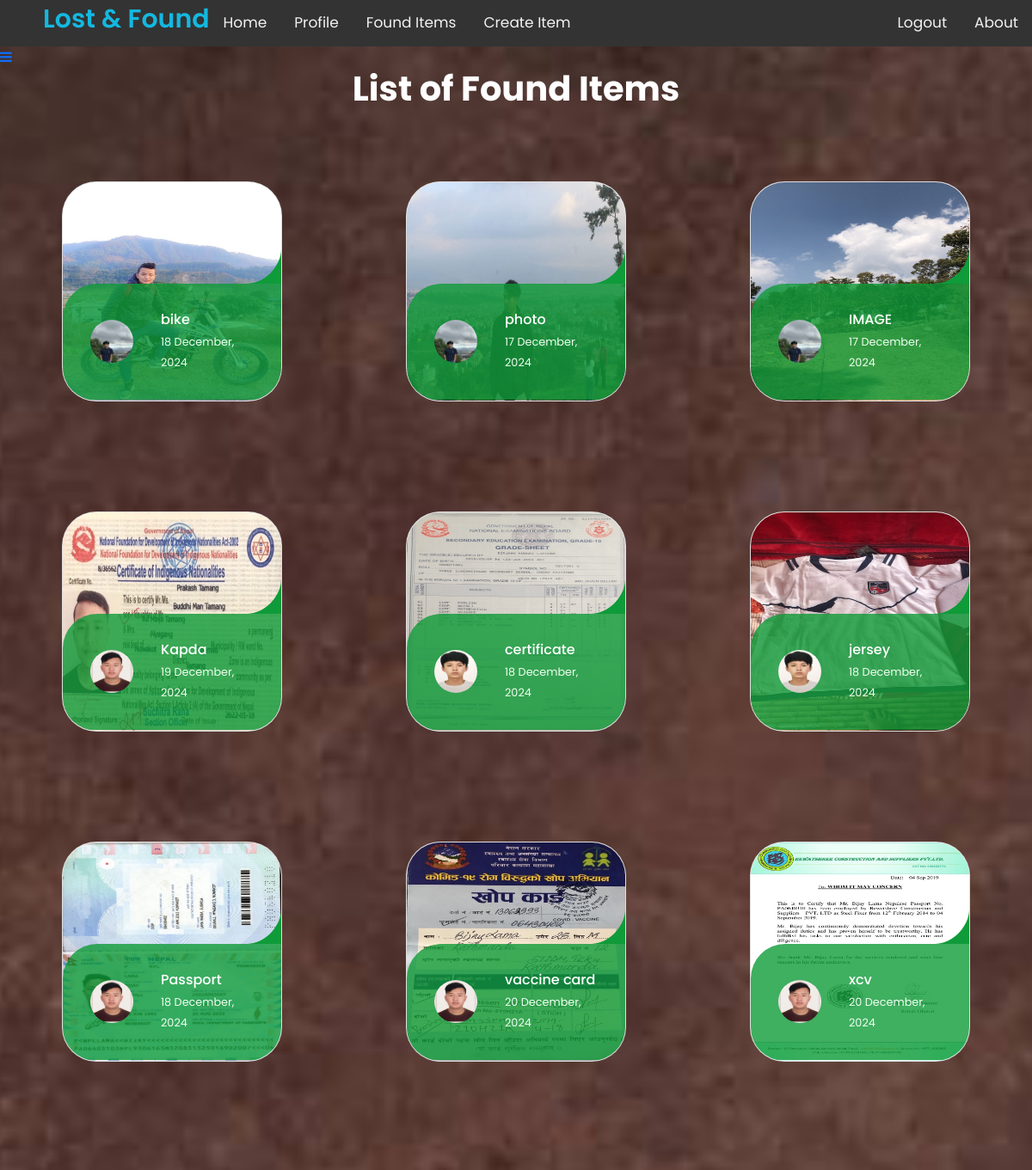
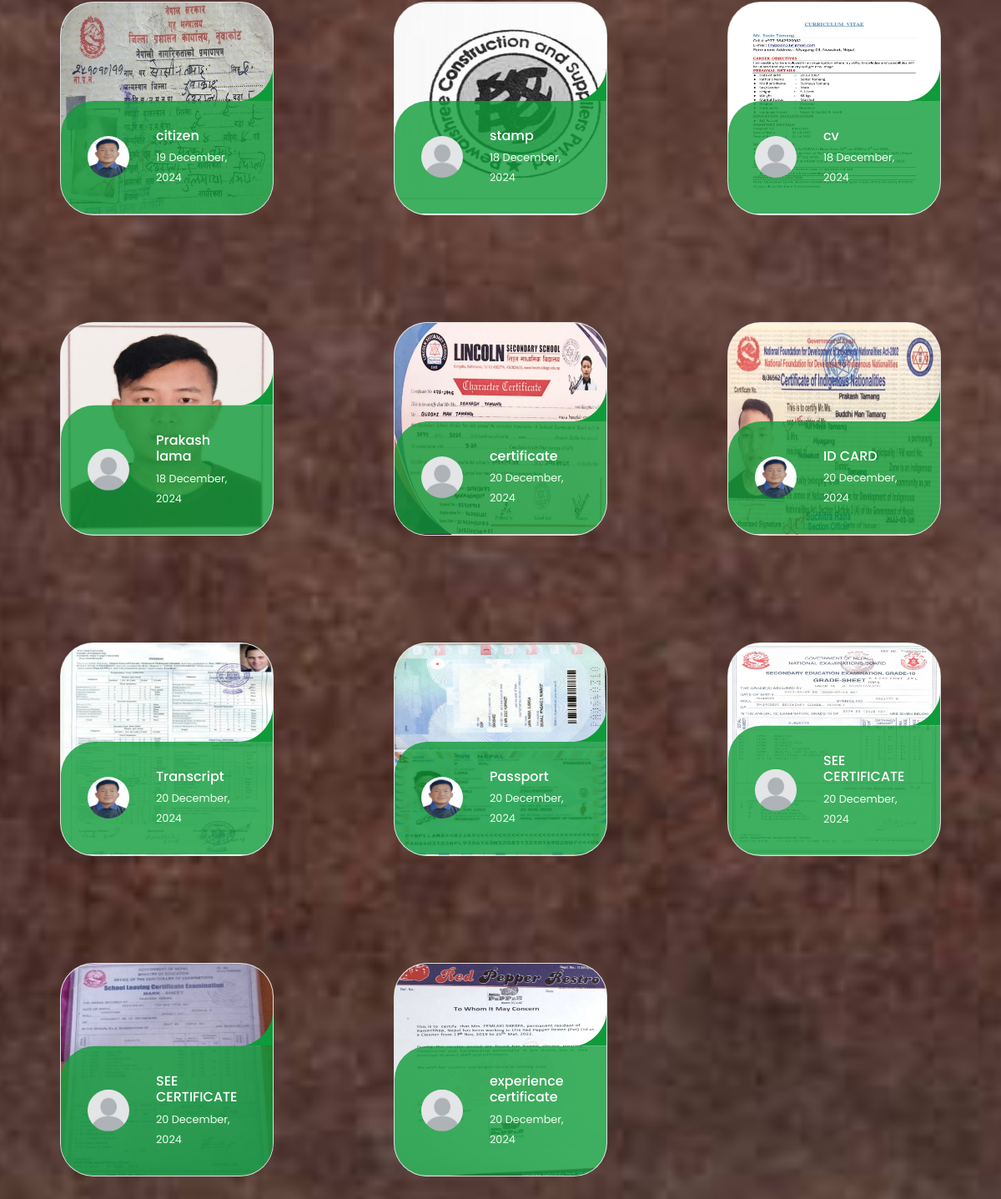
The app's page /found/ (signed in) with its own data (2 pictures, top to bottom).
### findme/models.py (models this page shows, shortened)
class ItemLost(models.Model):
    ItemID = models.AutoField(primary_key=True)
    name = models.ForeignKey(User, on_delete=models.CASCADE, null=True)
    title = models.CharField(max_length=30)
    description = models.CharField(max_length=200)
    found = models.BooleanField(default=False)
    location = models.TextField(max_length=100)
    lost_date = models.DateTimeField(auto_now=True)
    image = models.ImageField(upload_to='findme/images', default="")
    found_location = models.CharField(max_length=100, null=True, blank=True)
    item_found_by = models.ForeignKey(User, on_delete=models.CASCADE, null=True, blank=True,
                                      related_name="item_found_user")

### register/models.py (models this page shows, shortened)
class Profile(models.Model):
    user = models.OneToOneField(User, on_delete=models.CASCADE)
    image = models.ImageField(default='default.jpg', upload_to='register/images')

### findme/views.py (the view)
# urls.py: path('found/', views.itemfound, name='findme-found'),
@login_required
def itemfound(request):
    context = {
        'items': ItemLost.objects.filter(found=True)
    }
    return render(request, 'findme/found.html', context)

### findme/templates/findme/found.html (shortened to what this page needs)
{% extends "findme/base.html" %}
{% block content %}
<div class="container-fluid">
    <h1 class="text-center" style="color:white; margin-bottom: 20px; font-weight: bold;">List of Found Items</h1>
    <div class="row">
        <div class="col-md-12">
            <div class="row">
                {% if items|length > 0 %}
                {% for item in items %}
                <div class="col-md-4">
                    <ul class="cards">
                        <li>
                            <a href="{% url 'detail' item.ItemID %}" class="card">
                                <img src="{{ item.image.url}}" alt="" class="class__image picture">
                                <div class="card__overlay">
                                    <div style="background-color: rgb(15, 155, 57,0.8)" class="card__header">
                                        <svg class="card__arc__found" xmlns="http://www.w3.org/2000/svg">
                                            <path/>
                                        </svg>
                                        <img src="{{ item.name.profile.image.url }}" class="card__thumb">
                                        <div class="card__header-text">
                                            <h3 style="color:white" class="card__title">{{item.title}}</h3>
                                            <span style="color:honeydew" class="card__status">{{ item.lost_date|date:"d F, Y"}}</span>
                                        </div>
                                    </div>
                                </div>
                            </a>
                        </li>
                    </ul>
                </div>
                {% endfor %}
                {% else %}
                    <h1 style="color:white">No items are found!</h1>
                {% endif %}
            </div>
        </div>
    </div>
</div>
{% endblock %}

### findme/templates/findme/base.html (shortened to what this page needs)
{% load static %}
<!DOCTYPE html>
<html lang="en">
<head>
    <link href="https://cdn.jsdelivr.net/npm/bootstrap@5.0.0-beta2/dist/css/bootstrap.min.css" rel="stylesheet"
>
    <link rel="stylesheet" type="text/css" href="{% static 'findme/main.css' %}">
    <link rel="stylesheet" href="https://cdnjs.cloudflare.com/ajax/libs/font-awesome/4.7.0/css/font-awesome.min.css">
</head>
<body id="bg" style="background-image: url('{% static 'findme/images/kala.jpg' %}');">
    <body>
    <div class="topnav" id="myTopnav">
        <label href="kala.jpg" class="logo">Lost & Found</label>
        <a href="{% url 'findme-about' %}" class="nav-content">About</a>
        {% if user.is_authenticated %}
            <a style="float:left" href="{% url 'findme-home' %}" class="nav-content">Home</a>
            <a style="float:left" href="{% url 'profile' %}" class="nav-content">Profile</a>
            <a style="float:left" href="{% url 'findme-found' %}" class="nav-content">Found Items</a>
            <a style="float:left" href="{% url 'create' %}" class="nav-content">Create Item</a>
            <a style="float:right" href="{% url 'login' %}" class="nav-content">Logout</a>
        {% else %}
            <a class="nav-item nav-link" href="{% url 'login' %}">Login</a>
            <a class="nav-item nav-link" href="{% url 'register' %}">Register</a>
        {% endif %}
    </div>
    </body>
    <a href="javascript:void(0);" class="icon" onclick="myFunction()">
        <i class="fa fa-bars"></i>
    </a>
<div id="content">
    {% block content %}
    {% endblock %}
</div>
</body>
</html>

### findme/static/findme/main.css (style rules this page uses)
* { margin:0; padding: 0; box-sizing: border-box; font-family: 'Poppins', sans-serif;; }
#bg { background-repeat: no-repeat; background-size: cover; background-position: center center; background-attachment: fixed; }
body { background-repeat: no-repeat; background-position: center; background-size: cover; min-height: 100vh; position: relative; }
.logo { color:#0ea146; font-size: 35px; font-weight: 600; }
.topnav a { float: left; display: block; color: #f2f2f2; text-align: center; padding: 14px 16px; text-decoration: none; font-size: 17px; }

### findme/templates/findme/base.html (style rules this page uses)
.topnav { background-color: #333; overflow: hidden; }
.topnav a { float: right; display: block; color: #f2f2f2; text-align: center; padding: 14px 16px; text-decoration: none; font-size: 17px; }
label.logo { font-size: 30px; padding-left: 50px; float: left; color:rgb(20, 184, 224); }

### findme/templates/findme/found.html (style rules this page uses)
:root { --surface-color: #0b0c10; --curve: 40; --black-color: #45a29e; --text-color: rgb(188, 212, 209); }
* { box-sizing: border-box; }
.cards { display: grid; gap: 2rem; margin: 4rem 5vw; padding: 0; list-style: none; }
.card { position: relative; display: block; height: 100%; border-radius: calc(var(--curve)*1px); -webkit-border-radius: calc(var(--curve)*1px); -moz-border-radius: calc(var(--curve)*1px); -o-border-radius: calc(var(--curve)*1px); overflow: hidden; text-decoration: none; }
.picture { width: 100%; height: auto; }
.card__overlay { position: absolute; bottom: 0; left: 0; right: 0; z-index: 1; height: 100%; border-radius: calc(var(--curve)*1px); background: var(--surface-color); transform: translateY(100%); -webkit-transform: translateY(100%); -moz-transform: translateY(100%); -ms-transform: translateY(100%); -o-transform: translateY(100%); transition: 0.2s ease-in-out; -webkit-transition: 0.2s ease-in-out; -moz-transition: 0.2s ease-in-out; -o-transition: 0.2s ease-in-out; -ms-transition: 0.2s ease-in-out; }
.card__header { position: relative; display: flex; align-items: center; gap: 2rem; border-radius: calc(var(--curve)*1px) 0 0 0; background-color: var(--surface-color); padding: 2em; transform: translateY(-100%); -webkit-transform: translateY(-100%); -moz-transform: translateY(-100%); -ms-transform: translateY(-100%); -o-transform: translateY(-100%); transition: 0.2s ease-in-out; }
.card__arc,.card__arc__found { width: 5em; height: 5em; position: absolute; bottom: 100%; right: 0; z-index: 1; }
.card__thumb { flex-shrink: 0; width: 3.125em; height: 3.125em; border-radius: 50%; -webkit-border-radius: 50%; -moz-border-radius: 50%; -ms-border-radius: 50%; -o-border-radius: 50%; }
.card__title { font-size: 1em; margin: 0 0 0.3em; color: var(--black-color); }
.card__status { font-size: 0.8em; color: var(--text-color); }

### records on screen
ItemLost: image (picture), name.profile.image (picture), title "bike", lost_date "18 December, 2024"
ItemLost: image (picture), name.profile.image (picture), title "photo", lost_date "17 December, 2024"
ItemLost: image (picture), name.profile.image (picture), title "IMAGE", lost_date "17 December, 2024"
ItemLost: image (picture), name.profile.image (picture), title "Kapda", lost_date "19 December, 2024"
ItemLost: image (picture), name.profile.image (picture), title "certificate", lost_date "18 December, 2024"
ItemLost: image (picture), name.profile.image (picture), title "jersey", lost_date "18 December, 2024"
ItemLost: image (picture), name.profile.image (picture), title "Passport", lost_date "18 December, 2024"
ItemLost: image (picture), name.profile.image (picture), title "vaccine card", lost_date "20 December, 2024"
ItemLost: image (picture), name.profile.image (picture), title "xcv", lost_date "20 December, 2024"
ItemLost: image (picture), name.profile.image (picture), title "citizen", lost_date "19 December, 2024"
ItemLost: image (picture), name.profile.image (placeholder picture), title "stamp", lost_date "18 December, 2024"
ItemLost: image (picture), name.profile.image (placeholder picture), title "cv", lost_date "18 December, 2024"
ItemLost: image (picture), name.profile.image (placeholder picture), title "Prakash lama", lost_date "18 December, 2024"
ItemLost: image (picture), name.profile.image (placeholder picture), title "certificate", lost_date "20 December, 2024"
ItemLost: image (picture), name.profile.image (picture), title "ID CARD", lost_date "20 December, 2024"
ItemLost: image (picture), name.profile.image (picture), title "Transcript", lost_date "20 December, 2024"
ItemLost: image (picture), name.profile.image (picture), title "Passport", lost_date "20 December, 2024"
ItemLost: image (picture), name.profile.image (placeholder picture), title "SEE CERTIFICATE", lost_date "20 December, 2024"
ItemLost: image (picture), name.profile.image (placeholder picture), title "SEE CERTIFICATE", lost_date "20 December, 2024"
ItemLost: image (picture), name.profile.image (placeholder picture), title "experience certificate", lost_date "20 December, 2024"
